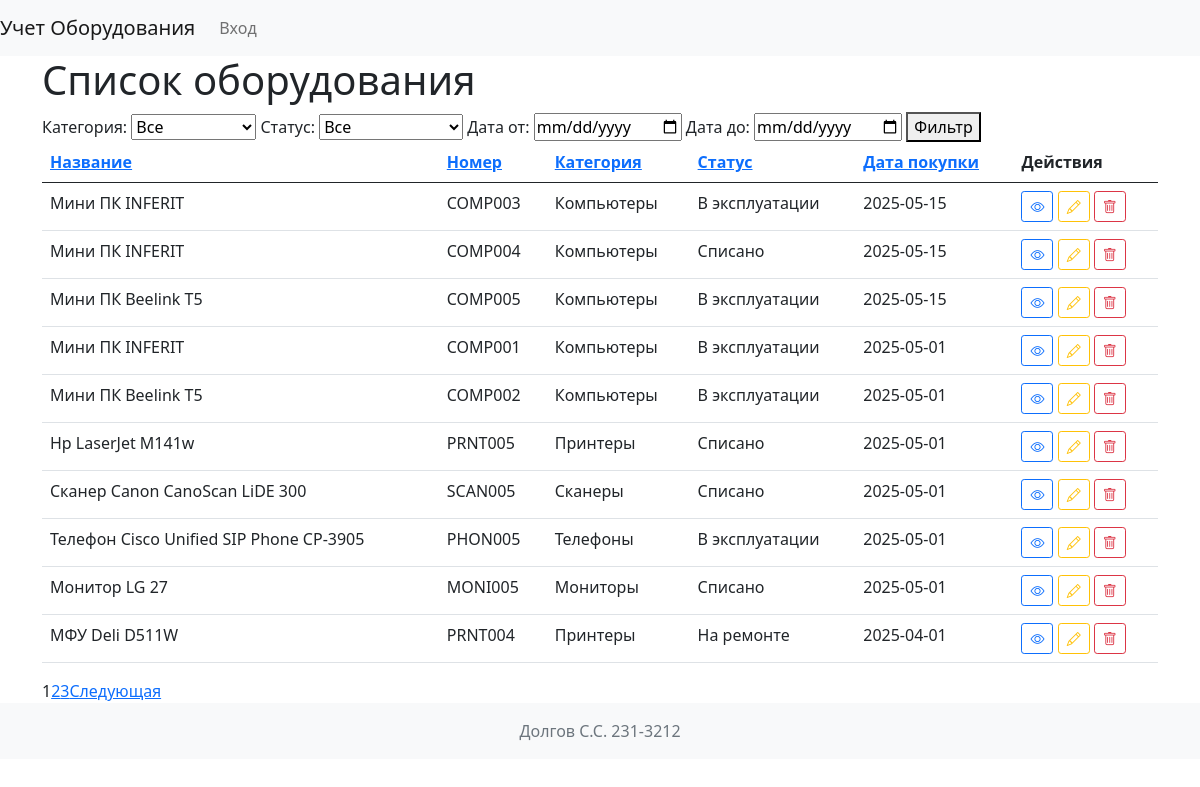
The page / on the database its author committed.
### models.py (models this page shows, shortened)
class Equipment(db.Model):
    id = db.Column(db.Integer, primary_key=True)
    name = db.Column(db.String(255), nullable=False)
    inventory_number = db.Column(db.String(50), unique=True, nullable=False)
    category_id = db.Column(db.Integer, db.ForeignKey('category.id'), nullable=False)
    category = relationship("Category", backref="equipment")
    purchase_date = db.Column(db.Date, nullable=False)
    cost = db.Column(db.Numeric(10, 2), nullable=False)
    status = db.Column(Enum('В эксплуатации', 'На ремонте', 'Списано', name='equipment_status'), nullable=False)
    photo_id = db.Column(db.Integer, db.ForeignKey('photo.id'), nullable=True)
    photo = relationship("Photo", backref="equipment")
    created_at = db.Column(DateTime, default=datetime.utcnow)
    responsible_persons = relationship("Person", secondary="equipment_person", back_populates="equipment")

class Category(db.Model):
    id = db.Column(db.Integer, primary_key=True)
    name = db.Column(db.String(100), nullable=False)
    description = db.Column(db.Text)

### app.py (the view)
@app.route('/')
def index():
    page = request.args.get('page', 1, type=int)
    sort_by = request.args.get('sort_by', 'purchase_date', type=str)
    sort_order = request.args.get('sort_order', 'desc', type=str)  # от я до а
    category_filter = request.args.get('category', None, type=int)
    status_filter = request.args.get('status', None, type=str)
    date_from = request.args.get('date_from', None, type=str)
    date_to = request.args.get('date_to', None, type=str)
    per_page = 10
    query = Equipment.query
    if category_filter:
        query = query.filter(Equipment.category_id == category_filter)
    if status_filter:
        query = query.filter(Equipment.status == status_filter)
    if date_from:
        date_from_dt = datetime.strptime(date_from, '%Y-%m-%d')
        query = query.filter(Equipment.purchase_date >= date_from_dt)
    if date_to:
        date_to_dt = datetime.strptime(date_to, '%Y-%m-%d')
        query = query.filter(Equipment.purchase_date <= date_to_dt)
    if sort_by == 'category':
        sort_column = Equipment.category.has(name=Category.name)
    elif sort_by == 'status':
        sort_column = Equipment.status
    elif sort_by == 'purchase_date':
        sort_column = Equipment.purchase_date
    else:
        sort_column = Equipment.purchase_date
    if sort_order == 'asc':
        query = query.order_by(sort_column.asc())
    else:
        query = query.order_by(sort_column.desc())
    pagination = query.paginate(page=page, per_page=per_page, error_out=False)
    equipments = pagination.items
    categories = Category.query.all()
    statuses = ['В эксплуатации', 'На ремонте', 'Списано']
    return render_template('index.html',
                           equipments=equipments,
                           pagination=pagination,
                           categories=categories,
                           statuses=statuses,
                           sort_by=sort_by,
                           sort_order=sort_order,
                           category_filter=category_filter,
                           status_filter=status_filter,
                           date_from=date_from,
                           date_to=date_to
                           )

### templates/index.html (shortened to what this page needs)
{% extends 'base.html' %}
{% block content %}
    <h1>Список оборудования</h1>
    <form method="GET" action="/">
        <label for="category">Категория:</label>
        <select name="category" id="category">
            <option value="">Все</option>
        </select>
        <label for="status">Статус:</label>
        <select name="status" id="status">
            <option value="">Все</option>
        </select>
        <label for="date_from">Дата от:</label>
        <input type="date" name="date_from" id="date_from" value="{{ date_from }}">
        <label for="date_to">Дата до:</label>
        <input type="date" name="date_to" id="date_to" value="{{ date_to }}">
        <button type="submit">Фильтр</button>
    </form>
    <table class="table">
        <thead>
            <tr>
                <th><a href="?page={{ pagination.page }}&sort_by=name&sort_order={% if sort_by == 'name' and sort_order == 'asc' %}desc{% else %}asc{% endif %}">Название</a></th>
                <th><a href="?page={{ pagination.page }}&sort_by=inventory_number&sort_order={% if sort_by == 'inventory_number' and sort_order == 'asc' %}desc{% else %}asc{% endif %}">Номер</a></th>
                <th><a href="?page={{ pagination.page }}&sort_by=category&sort_order={% if sort_by == 'category' and sort_order == 'asc' %}desc{% else %}asc{% endif %}">Категория</a></th>
                <th><a href="?page={{ pagination.page }}&sort_by=status&sort_order={% if sort_by == 'status' and sort_order == 'asc' %}desc{% else %}asc{% endif %}">Статус</a></th>
                <th><a href="?page={{ pagination.page }}&sort_by=purchase_date&sort_order={% if sort_by == 'purchase_date' and sort_order == 'asc' %}desc{% else %}asc{% endif %}">Дата покупки</a></th>
                <th>Действия</th>
            </tr>
        </thead>
        <tbody>
            {% for equipment in equipments %}
                <tr>
                    <td>{{ equipment.name }}</td>
                    <td>{{ equipment.inventory_number }}</td>
                    <td>{{ equipment.category.name }}</td>
                    <td>{{ equipment.status }}</td>
                    <td>{{ equipment.purchase_date.strftime('%Y-%m-%d') }}</td>
                    <td>
                        <a href="{{ url_for('equipment_detail', equipment_id=equipment.id) }}" class="btn btn-outline-primary btn-sm" title="Просмотр">
                            <i class="bi bi-eye"></i>
                        </a>
                        {% if current_user.is_authenticated and current_user.role.name == 'admin' or 'tech' %}
                            <a href="{{ url_for('edit_equipment', id=equipment.id) }}" class="btn btn-outline-warning btn-sm" title="Редактировать">
                                <i class="bi bi-pencil"></i>
                            </a>
                            <button type="button" class="btn btn-outline-danger btn-sm" data-bs-toggle="modal" data-bs-target="#deleteModal{{ equipment.id }}" title="Удалить">
                                <i class="bi bi-trash"></i>
                            </button>
                        {% endif %}
                    </td>
                </tr>
            {% endfor %}
        </tbody>
    </table>
    {% if pagination.total > pagination.per_page %}
        <div class="pagination">
            {% for page_num in pagination.iter_pages(left_edge=2, right_edge=2, left_current=2, right_current=2) %}
                {% if page_num %}
                    {% if pagination.page == page_num %}
                        <span class="current">{{ page_num }}</span>
                    {% else %}
                         <a href="?page={{ page_num }}&sort_by={{ sort_by }}&sort_order={{ sort_order }}&category={{ category_filter or '' }}&status={{ status_filter or '' }}&date_from={{ date_from or '' }}&date_to={{ date_to or '' }}">{{ page_num }}</a>
                    {% endif %}
                {% else %}
                    <span class="ellipsis">…</span>
                {% endif %}
            {% endfor %}
            {% if pagination.has_next %}
                 <a href="?page={{ pagination.next_num }}&sort_by={{ sort_by }}&sort_order={{ sort_order }}&category={{ category_filter or '' }}&status={{ status_filter or '' }}&date_from={{ date_from or '' }}&date_to={{ date_to or '' }}">Следующая</a>
            {% endif %}
        </div>
    {% endif %}
{% endblock %}

### templates/base.html (shortened to what this page needs)
<!DOCTYPE html>
<html lang="en">
<head>
    <link rel="stylesheet" href="https://cdn.jsdelivr.net/npm/bootstrap-icons@1.11.3/font/bootstrap-icons.min.css">
    <link href="https://cdn.jsdelivr.net/npm/bootstrap@5.0.2/dist/css/bootstrap.min.css" rel="stylesheet">
    <link rel="stylesheet" href="{{ url_for('static', filename='styles.css') }}">
</head>
<body>
    <nav class="navbar navbar-expand-lg navbar-light bg-light">
        <a class="navbar-brand" href="/">Учет Оборудования</a>
        <div class="collapse navbar-collapse" id="navbarNav">
            <ul class="navbar-nav">
                {% if current_user.is_authenticated %}
                    <li class="nav-item">
                        <a class="nav-link" href="{{ url_for('logout') }}">Выход</a>
                    </li>
                {% else %}
                    <li class="nav-item">
                        <a class="nav-link" href="{{ url_for('login') }}">Вход</a>
                    </li>
                {% endif %}
            </ul>
        </div>
    </nav>
    <div class="container">
        {% block content %}{% endblock %}
    </div>
    <footer class="footer mt-auto py-3 bg-light">
        <div class="container text-center">
            <span class="text-muted">Долгов С.С. 231-3212</span>
        </div>
    </footer>
</body>
</html>

### rows shown on the page
Equipment: name "Мини ПК INFERIT", inventory_number "COMP003", category.name "Компьютеры", status "В эксплуатации", purchase_date "2025-05-15"
Equipment: name "Мини ПК INFERIT", inventory_number "COMP004", category.name "Компьютеры", status "Списано", purchase_date "2025-05-15"
Equipment: name "Мини ПК Beelink T5", inventory_number "COMP005", category.name "Компьютеры", status "В эксплуатации", purchase_date "2025-05-15"
Equipment: name "Мини ПК INFERIT", inventory_number "COMP001", category.name "Компьютеры", status "В эксплуатации", purchase_date "2025-05-01"
Equipment: name "Мини ПК Beelink T5", inventory_number "COMP002", category.name "Компьютеры", status "В эксплуатации", purchase_date "2025-05-01"
Equipment: name "Hp LaserJet M141w", inventory_number "PRNT005", category.name "Принтеры", status "Списано", purchase_date "2025-05-01"
Equipment: name "Сканер Canon CanoScan LiDE 300", inventory_number "SCAN005", category.name "Сканеры", status "Списано", purchase_date "2025-05-01"
Equipment: name "Телефон Cisco Unified SIP Phone CP-3905", inventory_number "PHON005", category.name "Телефоны", status "В эксплуатации", purchase_date "2025-05-01"
Equipment: name "Монитор LG 27", inventory_number "MONI005", category.name "Мониторы", status "Списано", purchase_date "2025-05-01"
Equipment: name "МФУ Deli D511W", inventory_number "PRNT004", category.name "Принтеры", status "На ремонте", purchase_date "2025-04-01"

### other values the page prints
{{ page_num }} "1"
{{ page_num }} "2" "3"
